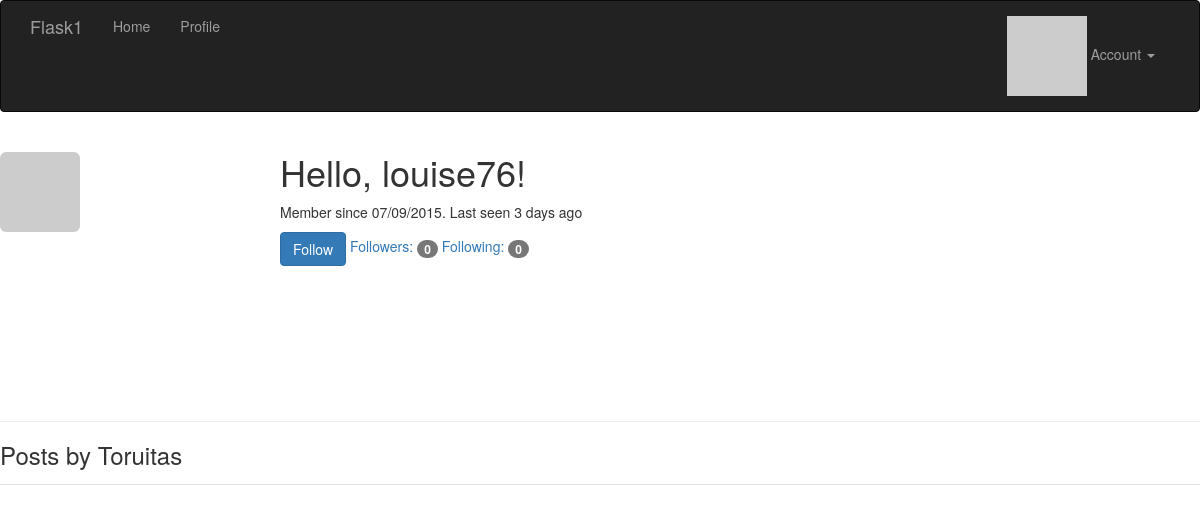
Page /user/Toruitas (signed in) on the earlier database version.
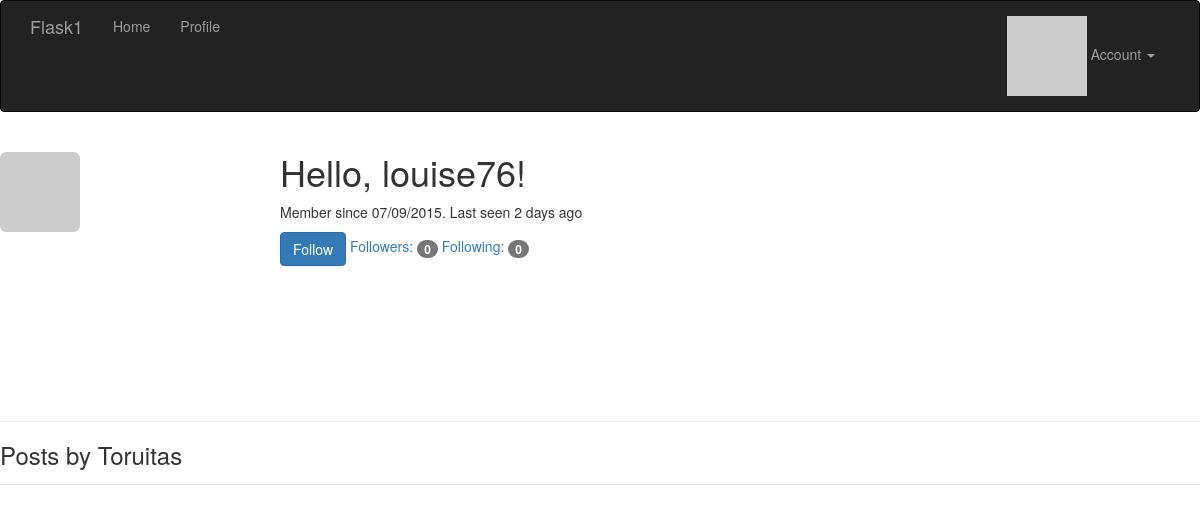
Same page on the later database version.
### app/models.py (models this page shows, shortened)
class User(db.Model, UserMixin):
    __tablename__ = 'users'
    id = db.Column(db.Integer, primary_key=True)
    email = db.Column(db.String(64), unique=True, index=True)
    username = db.Column(db.String(64),unique=True, index=True)
    role_id = db.Column(db.Integer,db.ForeignKey('roles.id'))  # foreign key must match
    password_hash = db.Column(db.String(128))
    confirmed = db.Column(db.Boolean, default = False)
    name = db.Column(db.String(64))
    location = db.Column(db.String(64))
    about_me = db.Column(db.Text())
    member_since = db.Column(db.DateTime(),default=datetime.datetime.utcnow)
    last_seen = db.Column(db.DateTime(),default=datetime.datetime.utcnow)  # refresh this evrytime usr access site
    avatar_hash = db.Column(db.String(32))
    posts = db.relationship('Post', backref='author', lazy='dynamic')  # adds author attr to Posts
    followed = db.relationship('Follow',  # class relationship
                               foreign_keys = [Follow.follower_id],  # specify foreign key to use
                               backref = db.backref('follower', lazy='joined'),  # backrefs to Follow model.
                               lazy = 'dynamic',  # dynamic returns query objects rather than items directly, so
                               cascade = 'all, delete-orphan')  # how acts performed on a parent obj propogate to
    followers = db.relationship('Follow',
                                foreign_keys = [Follow.followed_id],
                                backref = db.backref('followed', lazy='joined'),
                                lazy='dynamic',
                                cascade = 'all, delete-orphan')
    comments = db.relationship('Comment', backref='author', lazy = 'dynamic')
    def is_following(self,user):
        return self.followed.filter_by(followed_id=user.id).first() is not None
    def gravatar(self, size=100, default='identicon', rating='g'):
        if request.is_secure:
            url = 'https://secure.gravatar.com/avatar'
        else:
            url = 'http://www.gravatar.com/avatar'
        hash = self.avatar_hash or hashlib.md5(self.email.encode('utf-8')).hexdigest()
        return '{url}/{hash}?s={size}&d={default}&r={rating}'.format(
            url=url, hash=hash, size=size, default=default, rating=rating
        )
    def ping(self):
        self.last_seen = datetime.datetime.utcnow()
        db.session.add(self)
    def can(self, permissions):
        return self.role is not None and (self.role.permissions & permissions) == permissions
    def is_administrator(self):
        return self.can(Permission.ADMINISTER)
    @property
    def password(self):
        """
        Trying to read password property will return this error, since original password can't be
        recovered once hashed
        :return:
        """
        raise AttributeError('password is not a readable attribute')

### app/main/views.py (the view)
@main.route('/user/<username>')
def user(username):
    user = User.query.filter_by(username=username).first()
    if user is None:
        abort(404)
    posts = user.posts.order_by(Post.timestamp.desc()).all()
    return render_template('user.html', user=user, posts=posts)

### app/auth/views.py (called while the page is built)
@auth.before_app_request  # intercepts request under these conditions
def before_request():
    if current_user.is_authenticated():
        current_user.ping()
        if not current_user.confirmed and request.endpoint[:5] != 'auth.' and request.endpoint != 'static':
            return redirect(url_for('auth.unconfirmed'))

### app/main/__init__.py (called while the page is built)
@main.app_context_processor
def inject_permissions():
    return dict(Permission = Permission)

### app/main/views.py (called while the page is built, shortened)
@main.after_app_request
def after_request(response):
    return response

### app/models.py (called while the page is built)
@login_manager.user_loader
def load_user(user_id):
    return User.query.get(int(user_id))

### app/templates/user.html (shortened to what this page needs)
{%  extends "base.html" %}
{% block content %}
<div class="page-header">
    <div>
        <img class="img-rounded profile-thumbnail" src="{{ user.gravatar(size=256) }}">
    </div>
    <div class="profile-header">
        <h1>Hello, {{ current_user.username }}!</h1>
        <p>
            Member since {{ moment(user.member_since).format('L') }}.
            Last seen {{ moment(user.last_seen).fromNow() }}
        </p>
        <p>
            {% if current_user.can(Permission.FOLLOW) and user!= current_user %}
                {% if not current_user.is_following(user) %}
                <a href="{{ url_for('.follow', username=user.username) }}" class="btn btn-primary">
                    Follow
                </a>
                {% else %}
                <a href="{{ url_for('.unfollow',username=user.username) }}">
                    Unfollow
                </a>
                {% endif %}
            {% endif %}
            <a href="{{ url_for('.followers', username=user.username) }}">Followers: <span class="badge">{{ user.followers.count() - 1 }}</span></a>
            <a href="{{ url_for('.followed_by', username=user.username) }}">Following: <span class="badge">{{ user.followed.count() - 1 }}</span></a>
        </p>
    </div>
</div>
    <h3>Posts by {{ user.username }}</h3>
    {% include '_posts.html' %}
{% endblock %}

### app/templates/base.html (shortened to what this page needs)
{% extends "bootstrap/base.html" %}
{% block head %}
    {{ super() }}
    <link rel="stylesheet" type="text/css" href="{{ url_for('static', filename='styles.css') }}">
{% endblock %}
{% block navbar %}
<div class="navbar navbar-inverse" role="navigation">
    <div class="container">
        <div class="navbar-header">
            <a class="navbar-brand" href="/">Flask1</a>
        </div>
        <div class="navbar-collapse collapse">
            <ul class="nav navbar-nav">
                <li>
                    <a href="/">Home</a>
                </li>
                {% if current_user.is_authenticated() %}
                <li>
                    <a href="{{ url_for('main.user', username=current_user.username) }}">Profile</a>
                </li>
                {% endif %}
            </ul>
            <ul class="nav navbar-nav navbar-right">
                {% if current_user.is_authenticated() %}
                <li class="dropdown">
                    <a href="#" class="dropdown-toggle" data-toggle="dropdown">
                        <img src="{{ current_user.gravatar(size=18) }}">
                        Account <b class="caret"></b>
                    </a>
                </li>
                {% else %}
                <li><a href="{{ url_for('auth.login')  }}">Sign In</a></li>
                {% endif %}
            </ul>
        </div>
    </div>
</div>
{% endblock %}

### app/templates/_posts.html (shortened to what this page needs)
<ul class="posts">
</ul>

### app/static/styles.css (style rules this page uses)
.profile-thumbnail { position: absolute; }
.profile-header { min-height: 260px; margin-left: 280px; }
ul.posts { list-style-type: none; padding: 0px; margin: 16px 0px 0px 0px; border-top: 1px solid #e0e0e0; }

Differences in the rows shown:
changed User "Toruitas": last_seen "3 days ago" → "2 days ago"
